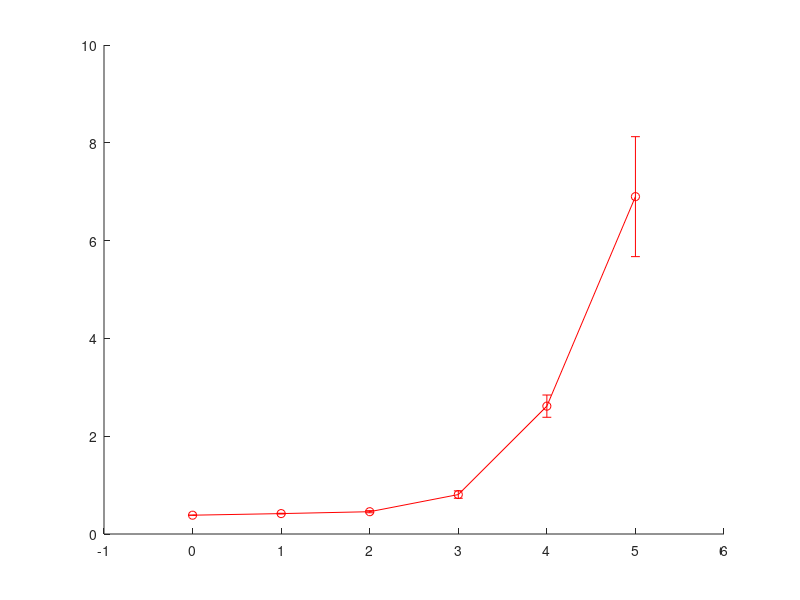

The MATLAB script that drew this image: (Note: this script raises an error after producing the figure.)

e1odo = [0.3846
0.3846
0.3846
0.3846
0.3846
0.3846
0.3846
0.3846
0.3846
0.3846
];

e2odo = [0.574
0.389711
0.487856
0.399079
0.344892
0.442614
0.339226
0.362682
0.447772
0.3843
];
e3odo = [1.09
0.416136
0.443143
0.543203
0.39704
0.427343
0.46987
0.326815
0.445766
0.3843
];
e4odo = [2.8927
0.399847
0.31907
0.660089
0.876834
0.71489
0.354067
0.752101
0.414681
0.680832
];
e5odo = [8.1059
2.1059
0.9322
0.4003
1.6081
2.6978
0.632005
0.615954
0.897421
2.152067
];
e6odo = [41.1203
2.172894
4.30555
4.810994
1.613449
1.075802
0.98955
2.722343
1.106146
5.071399
];

e1ekf = [0.2768
0.2768
0.2768
0.2768
0.2768
0.2768
0.2768
0.2768
0.2768
];
e2ekf = [0.276459
0.281572
0.282976
0.273993
0.269448
0.294983
0.29002
0.286169
0.277084
];
e3ekf = [0.284414
0.281532
0.289351
0.273465
0.303237
0.274403
0.27315
0.258341
0.273906
];
e4ekf = [0.26306
0.316719
0.228931
0.301236
0.291493
0.26562
0.341066
0.301368
0.240636
];
e5ekf = [1.3259
0.364
0.2384
0.8853
0.3203
0.597141
0.216143
0.284828
0.349326
];
e6ekf = [0.477868
0.464555
0.757748
0.482218
0.593018
0.440536
0.681524
0.943706
0.590826
];

x    = [0:5];
eOdo = [std(e1odo)/10 std(e2odo)/10 std(e3odo)/10 std(e4odo)/10 std(e5odo)/10 std(e6odo)/10];
eEKF = [std(e1ekf)/10 std(e2ekf)/10 std(e3ekf)/10 std(e4ekf)/10 std(e5ekf)/10 std(e6ekf)/10];
yOdo = [0.3846	0.4172132	0.4559316	0.8065111	2.6147647	6.8988427];
yEKF = [0.2768	0.2828804	0.2851799	0.3090529	0.5907238	0.9535199];

figure
errorbar(x,yOdo,eOdo, '-or', 'LineWidth',2)
hold on
errorbar(x,yEKF,eEKF, '-*k', 'LineWidth',2)

grid on
title('comparison of errors in odometry and SLAM')
xlabel('error (m)');
xlabel('Noise Level');
legend('odometry', 'SLAM')
xlim([0 5])
set(gca, 'XTick', [0:1:5])


